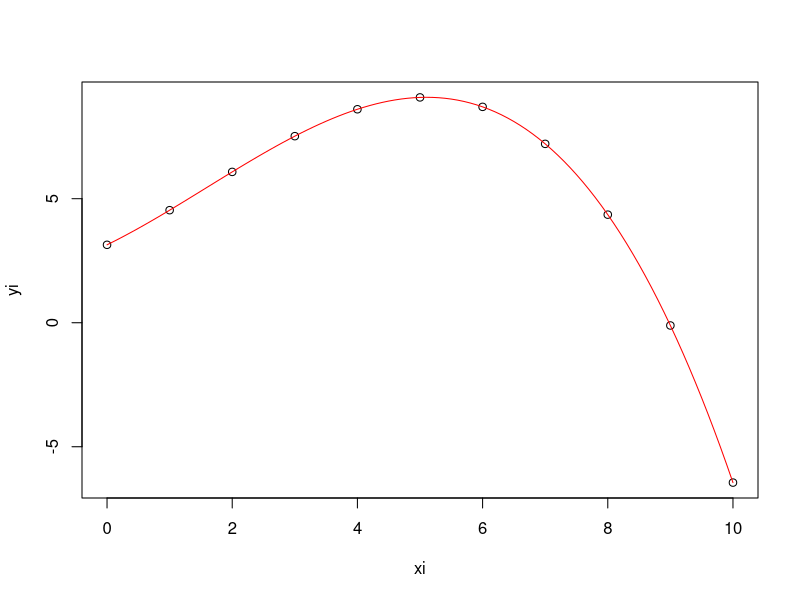

Here is the R script that generated this plot:
xi <- 0:10
yi <- pi + (1 + rnorm(1,mean =0, sd =0.5))*xi+ 0.2*xi^2+ rnorm(1,sd = 0.10)*xi^3


A <- matrix(nrow = 4, ncol = 4)
b <- vector()
A[1,1] <- length(xi); A[1,2] <- sum(xi); A[1,3] <- sum(xi^2); A[1,4] <- sum(xi^3)
A[2,1] <- sum(xi); A[2,2] <- sum(xi^2); A[2,3] <- sum(xi^3); A[2,4] <- sum(xi^4)
A[3,1] <- sum(xi^2); A[3,2] <- sum(xi^3); A[3,3] <- sum(xi^4); A[3,4]<-sum (xi^5 )
A[4,1] <- sum(xi^3 );A [4,2] <-sum(xi^4) ;A[4,3] <- sum(xi^5) ;A[4,4] <- sum(xi^6)  

b[1] <- sum(yi) ; b[2] <-sum(xi*yi)  ; b[3] <- sum(xi^2*yi) ; b[4] <- sum(xi^3*yi) ;

Coef <- solve(A,b)
plot(xi,yi)
x <- seq(0,10,by = 0.1)
lines(x,Coef[1]+Coef[2]*x+Coef[3]*x^2+Coef[4]*x^3,col="red")